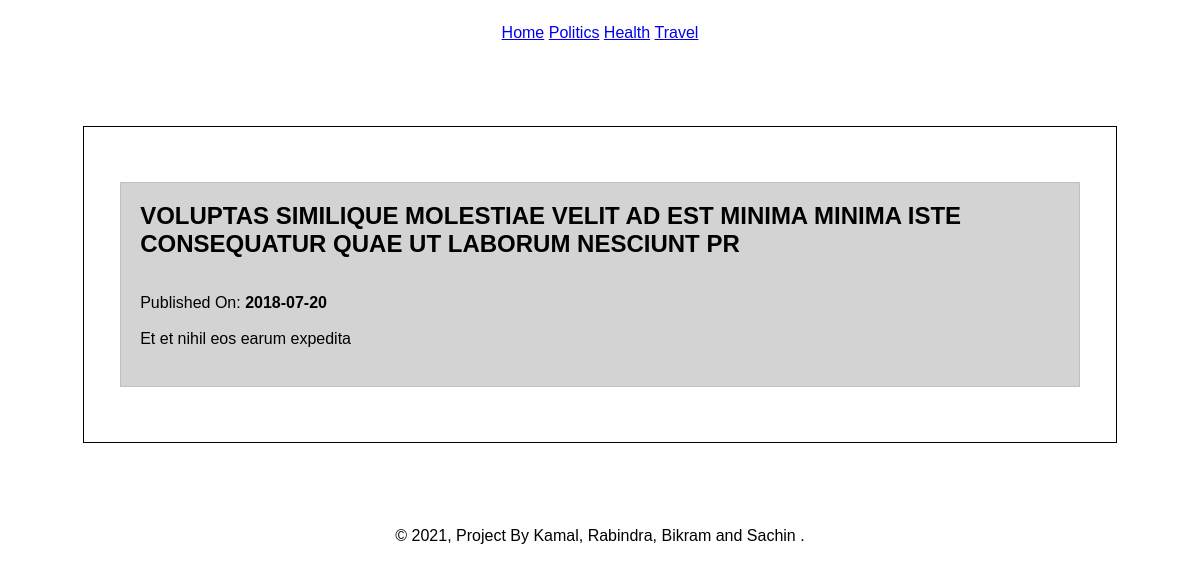
/blog_detail.php?blog_id=7, run on the app's committed database.
### tables this page shows
CREATE TABLE `tbl_categories` (
  `category_id` int(10) UNSIGNED NOT NULL,
  `category_title` varchar(100) NOT NULL,
  `category_description` varchar(255) NOT NULL,
  `is_active` tinyint(1) NOT NULL,
  `include_in_menu` tinyint(1) NOT NULL,
  `created_at` datetime NOT NULL,
  `updated_at` datetime NOT NULL
);

CREATE TABLE `tbl_blogs` (
  `blog_id` int(10) UNSIGNED NOT NULL,
  `blog_title` varchar(100) NOT NULL,
  `blog_description` text NOT NULL,
  `category_id` int(11) NOT NULL,
  `is_active` tinyint(1) NOT NULL,
  `featured_image` varchar(255) NOT NULL,
  `created_at` datetime NOT NULL,
  `updated_at` datetime NOT NULL
);

### blog_detail.php (the view, shortened to what this page needs)
<?php
    include('config/constants.php');
    include('box/header.php');
?>
    <section class="main">
        <?php
            if(isset($_GET['blog_id']))
            {
                $blog_id = $_GET['blog_id'];
            }
            else
            {
                header('location:'.SITEURL);
            }
            $query = "SELECT * FROM tbl_blogs WHERE blog_id=$blog_id";
            $res = mysqli_query($conn,$query);
            if($res==true)
            {
                $count_rows = mysqli_num_rows($res);
                if($count_rows>0)
                {
                        $row = mysqli_fetch_assoc($res);
                        $blog_title = $row['blog_title'];
                        $blog_description = $row['blog_description'];
                        $created_at = $row['created_at'];
                        ?>
                        <div class="blog">
                            <h1><?php echo strtoupper($blog_title); ?></h1>
                            <br />
                            <br />
                            <p>
                                Published On: <strong><?php echo substr($created_at,0,10); ?></strong>
                            </p>
                            <br />
                            <p>
                                <?php echo $blog_description; ?>
                            </p>
                            <br />
                        </div>
                        <?php
                }
                else
                {
                    header('location:'.SITEURL);
                }
            }
        ?>
    </section>
<?php
    include('box/footer.php');
?>

### box/header.php (shortened to what this page needs)
<!DOCTYPE html>
<html lang="en-US">
    <head>
        <link rel="stylesheet" type="text/css" href="<?php echo SITEURL; ?>assets/css/style.css" />
    </head>
    <body>
        <nav>
            <ul>
                <li>
                    <a href="index.php">Home</a>
                </li>
                <?php
                    $query = "SELECT * FROM tbl_categories WHERE is_active=1
                    AND include_in_menu=1";
                    $res = mysqli_query($conn, $query);
                    if($res==true)
                    {
                        $count_rows = mysqli_num_rows($res);
                        if($count_rows>0)
                        {
                            while($row=mysqli_fetch_assoc($res))
                            {
                                $category_id = $row['category_id'];
                                $category_title = $row['category_title'];
                                ?>
                                <li>
                                    <a href="<?php echo SITEURL; ?>category_blog.php?cat_id=<?php echo $category_id;?>"><?php echo $category_title; ?></a>
                                </li>
                                <?php
                            }
                        }
                    }
                ?>
            </ul>
        </nav>

### assets/css/style.css (style rules this page uses)
* { margin: 0 0; padding: 0 0; font-family: sans-serif,arial,helvetica; }
nav { text-align: center; padding: 2%; }
nav ul { list-style-type: none; }
nav ul li { display: inline; }
.main { width: 80%; border: 1px solid black; padding: 3%; margin: 5% auto; }
.main .blog { margin: 2% auto; padding: 2%; border: 1px solid silver; background-color: lightgrey; }

### data on the page
tbl_categories: category_title "Politics"
tbl_categories: category_title "Health"
tbl_categories: category_title "Travel"
tbl_blogs: blog_title "VOLUPTAS SIMILIQUE MOLESTIAE VELIT AD EST MINIMA MINIMA ISTE CONSEQUATUR QUAE UT LABORUM NESCIUNT PR", created_at "2018-07-20", blog_description "Et et nihil eos earum expedita"
